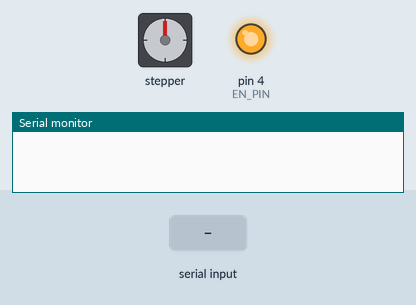
A sketch run on a simulated Arduino Uno, built with avr-gcc and run on an emulated ATmega328P. On the bench: stepper motor, output pins drawn as LEDs (lit = HIGH), the last lines printed to the serial monitor. Inputs (shaded band) come from the test bench. Stepper angles assume 200 steps per turn.

Above: at 1.2 s.
1.3 s: "MOVE\n" received over Serial
At 2.1 s:
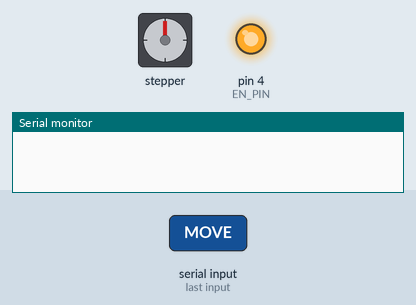
4.3 s: "RELEASE\n" received over Serial
At 6.9 s:
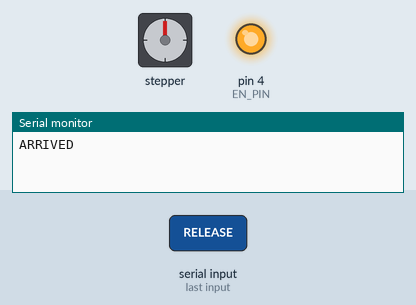
7.3 s: "MOVE\n" received over Serial
13.3 s: "RELEASE\n" received over Serial
Timing chart, 0 to 20.3 s (numbered marks = the images above; inputs shaded):
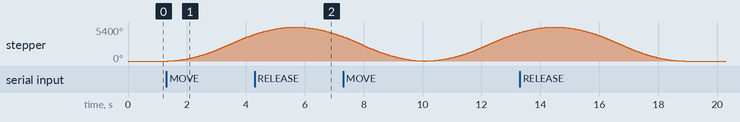

Measured:
- after the input at 1.3 s, stepper: keeps turning clockwise at about 1437°/s, starting at once

The sketch:

stepper_control.ino
```cpp
#include <AccelStepper.h>

#define DIR_PIN 2
#define STEP_PIN 3
#define EN_PIN 4

AccelStepper stepper(AccelStepper::DRIVER, STEP_PIN, DIR_PIN);

long liftDistance = 3000;

bool waitingRelease = false;

void setup() {
  Serial.begin(9600);

  pinMode(EN_PIN, OUTPUT);
  digitalWrite(EN_PIN, HIGH);

  stepper.setMaxSpeed(1500);
  stepper.setAcceleration(800);
}

void loop() {
  if (Serial.available() > 0) {
    String msg = Serial.readStringUntil('\n');
    msg.trim();

    if (msg.startsWith("MOVE")) {
      stepper.move(liftDistance);
      while (stepper.distanceToGo() != 0) {
        stepper.run();
      }

      waitingRelease = true;
      Serial.println("ARRIVED");
    } else if (msg == "RELEASE" && waitingRelease) {
      stepper.move(-liftDistance);
      while (stepper.distanceToGo() != 0) {
        stepper.run();
      }
      waitingRelease = false;
      Serial.println("DONE");
    }
  }
}
```
